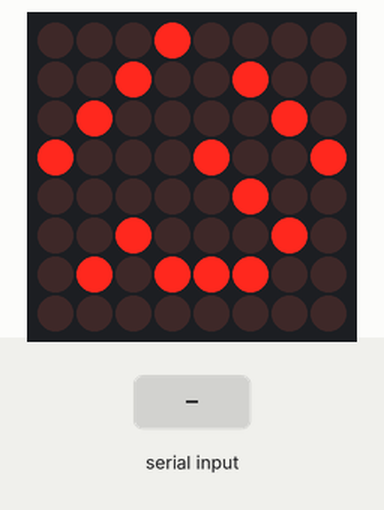
Simulated run of this sketch. Board: Arduino Mega 2560, built with avr-gcc and run on an emulated ATmega2560. Parts: 8×8 LED matrix. Wiring (inferred from the names in the program): LED matrix (orientation assumed): rows pin 29, pin 26, pin 28, pin 35, pin 32, pin 33, pin 25, pin 23; columns pin 37, pin 27, pin 36, pin 31, pin 22, pin 34, pin 24, pin 30. The inputs (shaded band) are chosen by the test bench.

Above: at 1.2 s.
1.3 s: "90,45\n" received over Serial
At 2.1 s:
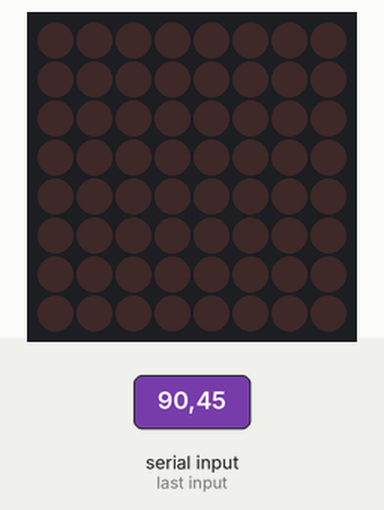
At 3.3 s:
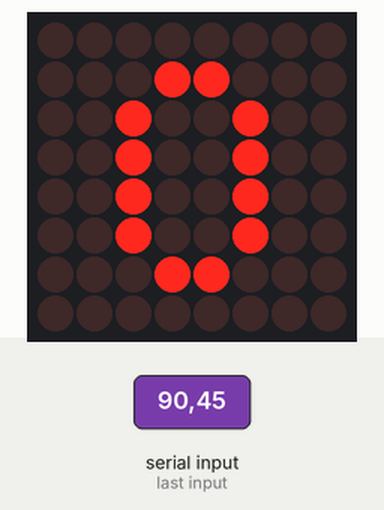
Timing chart, 0 to 4.8 s (numbered marks = the images above; inputs shaded):
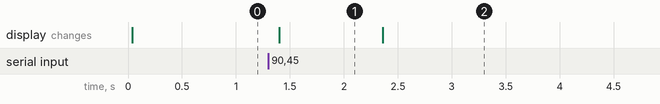

The sketch:

Change-Number-8x8LED.ino
```cpp
//開機顯示"公"字 輸入數字後會顯示在8x8點矩陣上
byte ScanPin[8]={29,26,28,35,32,33,25,23};
byte DataPin[8]={37,27,36,31,22,34,24,30};
byte num;
boolean Data[8][8]=
{ {1,1,1,1,0,1,1,1},
  {1,1,0,1,1,0,1,1},
  {1,0,1,1,1,1,0,1},
  {0,1,1,0,1,1,1,0},
  {1,1,0,1,1,1,1,1},
  {1,0,1,1,1,0,1,1},
  {1,1,0,0,0,1,0,1},
  {1,1,1,1,1,1,1,1},
};
boolean zero[8][8]=
{ {1,1,1,1,1,1,1,1},
  {1,1,1,0,0,1,1,1},
  {1,1,0,1,1,0,1,1},
  {1,1,0,1,1,0,1,1},
  {1,1,0,1,1,0,1,1},
  {1,1,0,1,1,0,1,1},
  {1,1,1,0,0,1,1,1},
  {1,1,1,1,1,1,1,1},
};
boolean one[8][8]=
{ {1,1,1,1,1,1,1,1},
  {1,1,1,1,0,1,1,1},
  {1,1,1,0,0,1,1,1},
  {1,1,0,1,0,1,1,1},
  {1,1,1,1,0,1,1,1},
  {1,1,1,1,0,1,1,1},
  {1,1,0,0,0,0,1,1},
  {1,1,1,1,1,1,1,1},
};
boolean two[8][8]=
{ {1,1,1,1,1,1,1,1},
  {1,1,1,0,0,1,1,1},
  {1,1,0,1,1,0,1,1},
  {1,1,1,1,1,0,1,1},
  {1,1,1,1,0,1,1,1},
  {1,1,1,0,1,1,1,1},
  {1,1,0,0,0,0,1,1},
  {1,1,1,1,1,1,1,1},
};
boolean three[8][8]=
{ {1,1,1,1,1,1,1,1},
  {1,1,1,0,0,1,1,1},
  {1,1,0,1,1,0,1,1},
  {1,1,1,1,0,1,1,1},
  {1,1,1,1,1,0,1,1},
  {1,1,0,1,1,0,1,1},
  {1,1,1,0,0,1,1,1},
  {1,1,1,1,1,1,1,1},
};
boolean four[8][8]=
{ {1,1,1,1,1,1,1,1},
  {1,1,1,1,0,1,1,1},
  {1,1,1,0,0,1,1,1},
  {1,1,0,1,0,1,1,1},
  {1,0,0,0,0,0,1,1},
  {1,1,1,1,0,1,1,1},
  {1,1,1,1,0,1,1,1},
  {1,1,1,1,1,1,1,1},
};
boolean five[8][8]=
{ {1,1,1,1,1,1,1,1},
  {1,1,0,0,0,0,1,1},
  {1,1,0,1,1,1,1,1},
  {1,1,0,0,0,1,1,1},
  {1,1,1,1,1,0,1,1},
  {1,1,0,1,1,0,1,1},
  {1,1,1,0,0,1,1,1},
  {1,1,1,1,1,1,1,1},
};
boolean six[8][8]=
{ {1,1,1,1,1,1,1,1},
  {1,1,0,0,0,0,1,1},
  {1,1,0,1,1,1,1,1},
  {1,1,0,0,0,0,1,1},
  {1,1,0,1,1,0,1,1},
  {1,1,0,1,1,0,1,1},
  {1,1,0,0,0,0,1,1},
  {1,1,1,1,1,1,1,1},
};
boolean seven[8][8]=
{ {1,1,1,1,1,1,1,1},
  {1,1,0,0,0,0,1,1},
  {1,1,0,1,1,0,1,1},
  {1,1,0,1,1,0,1,1},
  {1,1,1,1,1,0,1,1},
  {1,1,1,1,1,0,1,1},
  {1,1,1,1,1,0,1,1},
  {1,1,1,1,1,1,1,1},
};
boolean eight[8][8]=
{ {1,1,1,1,1,1,1,1},
  {1,1,1,0,0,1,1,1},
  {1,1,0,1,1,0,1,1},
  {1,1,1,0,0,1,1,1},
  {1,1,0,1,1,0,1,1},
  {1,1,0,1,1,0,1,1},
  {1,1,1,0,0,1,1,1},
  {1,1,1,1,1,1,1,1},
};
boolean nine[8][8]=
{ {1,1,1,1,1,1,1,1},
  {1,1,1,0,0,1,1,1},
  {1,1,0,1,1,0,1,1},
  {1,1,0,1,1,0,1,1},
  {1,1,1,0,0,0,1,1},
  {1,1,1,1,1,0,1,1},
  {1,1,1,1,1,0,1,1},
  {1,1,1,1,1,1,1,1},
};
void setup()
{
  for (int i=0 ;i<8;i++)
  {
    pinMode(ScanPin[i], OUTPUT);
    pinMode(DataPin[i], OUTPUT);
    Serial.begin(9600);
  }
}
void loop()
{
 for (int i=0; i <8; i++)
  {
    digitalWrite(ScanPin[i],HIGH);
    for (int j=0; j <8; j++)
    {

      if(Data[i][7-j]==0)
      {
        digitalWrite(DataPin[j],LOW);
      }
      else
      {
        digitalWrite(DataPin[j],HIGH);
      }
     }
     delay(1);
     for(int j=0;j<8;j++)
     {
      digitalWrite(DataPin[j],HIGH);
      }
     digitalWrite(ScanPin[i] ,LOW);
 }
   if(Serial.available())
 {
   num=Serial.parseInt();
   for(int i=0;i<8;i++)
   {
     for(int j=0;j<8;j++)
     {
       switch(num)
       {
         case 0:Data[i][j]=zero[i][j];break;
         case 1:Data[i][j]=one[i][j];break;
         case 2:Data[i][j]=two[i][j];break;
         case 3:Data[i][j]=three[i][j];break;
         case 4:Data[i][j]=four[i][j];break;
         case 5:Data[i][j]=five[i][j];break;
         case 6:Data[i][j]=six[i][j];break;
         case 7:Data[i][j]=seven[i][j];break;
         case 8:Data[i][j]=eight[i][j];break;
         case 9:Data[i][j]=nine[i][j];break;
       }
     }
   }
  }
}
```

Measured:
- after the input at 1.3 s, the display: changes after 0.10 s (image 1)
- what the display in image 1 shows lasts 1.0 s, from 1.4 s to 2.4 s
